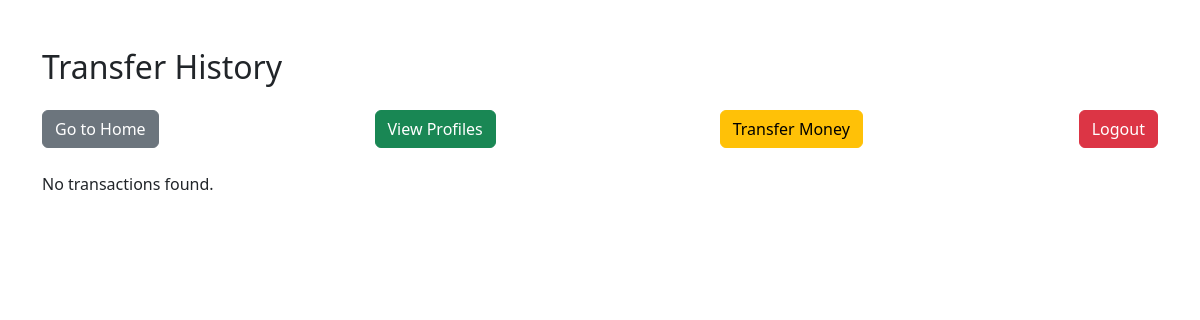
The page /transfer_history.php (signed in) on the database as committed earlier.
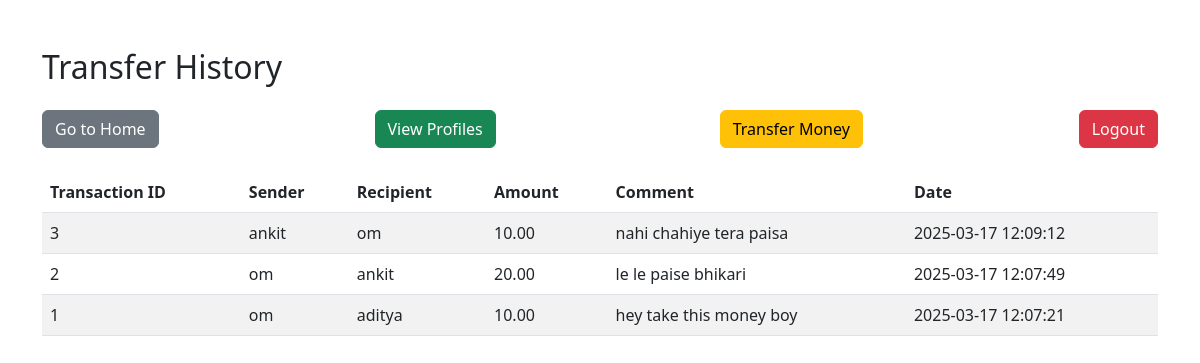
The same page on the database as committed later.
### tables this page shows
CREATE TABLE `transactions` (
  `id` int NOT NULL AUTO_INCREMENT,
  `sender_username` varchar(100) NOT NULL,
  `recipient_username` varchar(100) NOT NULL,
  `amount` decimal(10,2) NOT NULL,
  `comment` text,
  `transaction_date` timestamp NULL DEFAULT CURRENT_TIMESTAMP,
  PRIMARY KEY (`id`)
);

### transfer_history.php (the view, shortened to what this page needs)
<?php
$DATABASE_HOST = 'db';
$DATABASE_USER = 'root';
$DATABASE_PASS = 'root';
$DATABASE_NAME = 'time_pass';
$con = mysqli_connect($DATABASE_HOST, $DATABASE_USER, $DATABASE_PASS, $DATABASE_NAME);
$stmt = $con->prepare("SELECT * FROM transactions WHERE sender_username=? OR recipient_username=? ORDER BY transaction_date DESC");
$stmt->bind_param("ss", $_SESSION['username'], $_SESSION['username']);
$stmt->execute();
$result = $stmt->get_result();
?>
<!DOCTYPE html>
<html lang="en">
<head>
    <link rel="stylesheet" href="https://cdn.jsdelivr.net/npm/bootstrap@5.2.3/dist/css/bootstrap.min.css">
</head>
<body>
    <div class="container mt-5">
        <h2>Transfer History</h2>
        <div class="mt-4 d-flex justify-content-between">
            <a href="home.php" class="btn btn-secondary">Go to Home</a>
            <a href="view_profiles.php" class="btn btn-success mx-2">View Profiles</a>
            <a href="transfer_money.php" class="btn btn-warning mx-2">Transfer Money</a>
            <a href="logout.php" class="btn btn-danger">Logout</a>
        </div>
        <br>
        <?php if ($result->num_rows > 0): ?>
            <table class="table table-striped">
                <thead>
                    <tr>
                        <th>Transaction ID</th>
                        <th>Sender</th>
                        <th>Recipient</th>
                        <th>Amount</th>
                        <th>Comment</th>
                        <th>Date</th>
                    </tr>
                </thead>
                <tbody>
                    <?php while ($transaction = $result->fetch_assoc()): ?>
                        <tr>
                            <td><?php echo $transaction['id']; ?></td>
                            <td><?php echo $transaction['sender_username']; ?></td>
                            <td><?php echo $transaction['recipient_username']; ?></td>
                            <td><?php echo $transaction['amount']; ?></td>
                            <td><?php echo $transaction['comment']; ?></td>
                            <td><?php echo $transaction['transaction_date']; ?></td>
                        </tr>
                    <?php endwhile; ?>
                </tbody>
            </table>
        <?php else: ?>
            <p>No transactions found.</p>
        <?php endif; ?>
    </div>
</body>
</html>

Rows that differ between the two databases and show on the page:
added transactions: id "3", sender_username "ankit", recipient_username "om", amount "10.00", comment "nahi chahiye tera paisa", transaction_date "2025-03-17 12:09:12"
added transactions: id "2", sender_username "om", recipient_username "ankit", amount "20.00", comment "le le paise bhikari", transaction_date "2025-03-17 12:07:49"
added transactions: id "1", sender_username "om", recipient_username "aditya", amount "10.00", comment "hey take this money boy", transaction_date "2025-03-17 12:07:21"
Other text that changed with them:
text no longer shown: "No transactions found."
text now shown: "Transaction ID Sender Recipient Amount Comment Date"
